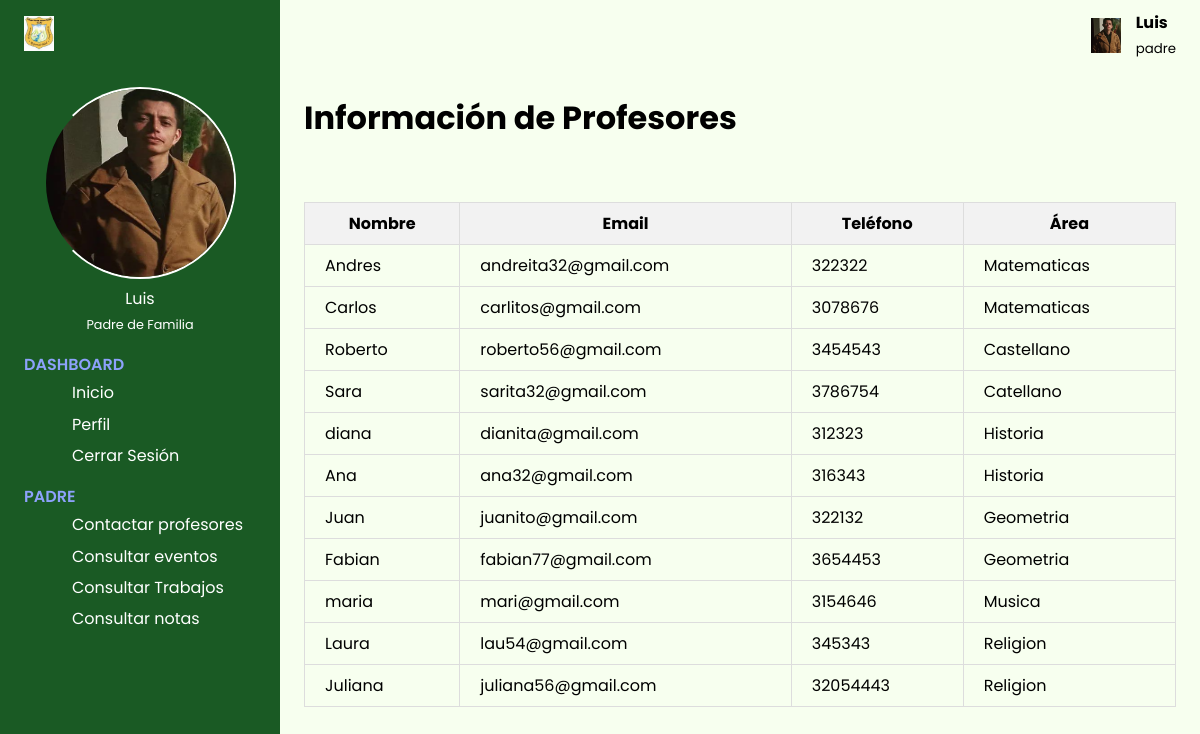
Page /logic/padre/contactarProfe.php?padre=luisito23@gmail.com on the committed database.
### tables this page shows
CREATE TABLE `padre` (
  `id` int(11) NOT NULL,
  `nombre` varchar(50) NOT NULL,
  `profesion` varchar(50) NOT NULL,
  `email` varchar(50) NOT NULL,
  `telefono` varchar(50) NOT NULL,
  `idEs` int(11) NOT NULL,
  `contrasena` varchar(50) NOT NULL
);

CREATE TABLE `profesor` (
  `id` int(11) NOT NULL,
  `nombre` varchar(50) NOT NULL,
  `profesion` varchar(50) NOT NULL,
  `edad` int(11) NOT NULL,
  `email` varchar(50) NOT NULL,
  `contrasena` varchar(50) NOT NULL,
  `telefono` int(15) NOT NULL,
  `area` varchar(50) NOT NULL
);

### config/db.php (called while the page is built, shortened)
<?php
    class DataBase{
        function connect(){
            $servername = "localhost";
            $username = "root";
            $password = "";
            $dbname = "colegiosga";
            $url=mysqli_connect($servername,$username,$password) or die("No se pudo conectar a la base de datos" .mysqli_error($url));
            mysqli_select_db($url,$dbname) or die("No se pudo seleccionar a la base de datos" .mysqli_error($url));
            return $url;
        }
    }
?>

### logic/padre/crud_padre.php (called while the page is built, shortened)
<?php
class Crud_padre {
    private $conexion;
    public function __construct($conexion) {
        $this->conexion = $conexion;
    }
    public function obtenerPadre($email) {
        $query = "SELECT * FROM padre WHERE email = '$email'";
        $result = mysqli_query($this->conexion, $query);
        if (mysqli_num_rows($result) > 0) {
            return mysqli_fetch_assoc($result);
        } else {
            return null;
        }
    }
}
?>

### logic/profesor/crud_profe.php (called while the page is built, shortened)
<?php
class Crud_profe {
    private $conexion;
    public function __construct($conexion) {
        $this->conexion = $conexion;
    }
    function obtenerTodos() {
        $query = "SELECT * FROM profesor";
        $result = mysqli_query($this->conexion, $query);
        $profesores = [];
        if (mysqli_num_rows($result) > 0) {
            while ($row = $result->fetch_assoc()) {
                $profesores[] = $row;
            }
        }else {
            return null;
        }
        return $profesores;
    }
}
?>

### logic/padre/contactarProfe.php (the view, shortened to what this page needs)
<?php
include("../../pages/Dashboard/padresDs.php");
include("../../logic/profesor/crud_profe.php");
$db = new DataBase();
$crud_p = new Crud_profe($db->connect());
$profes = $crud_p->obtenerTodos();
?>
<!DOCTYPE html>
<html lang="es">
    <div class="main-content">
        <header>
            <div class="menu-toggle">
                <label for="nav-toggle">
                </label>
            </div>
            <div class="header-icons foto-perfil">
                <img src="/sources/img/admin.png" width="30px" alt="foto de perfil">
                <div class="info-p">
                    <h4><?php echo $padre["nombre"]; ?></h4>
                    <small>padre</small>
                </div>
            </div>
        </header>
        <main>
        <h1>Información de Profesores</h1>
        <br>
        <div class="page-header inicio">
                <table>
                    <thead>
                        <tr>
                            <th>Nombre</th>
                            <th>Email</th>
                            <th>Teléfono</th>
                            <th>Área</th>
                        </tr>
                    </thead>
                    <tbody>
                        <?php foreach ($profes as $profesor): ?>
                            <tr>
                                <td><?php echo htmlspecialchars($profesor['nombre']); ?></td>
                                <td><?php echo htmlspecialchars($profesor['email']); ?></td>
                                <td><?php echo htmlspecialchars($profesor['telefono']); ?></td>
                                <td><?php echo htmlspecialchars($profesor['area']); ?></td>
                            </tr>
                        <?php endforeach; ?>
                    </tbody>
                </table>
            </div>
        </main>
    </div>
</body>
</html>

### pages/Dashboard/padresDs.php (shortened to what this page needs)
<?php
include("../../logic/padre/crud_padre.php");
include("../../config/db.php");
$db = new DataBase();
$crud_padre = new Crud_padre($db->connect());
if (isset($_GET['padre'])) {
    $email = urldecode($_GET['padre']);
    $padre = $crud_padre->obtenerPadre($email);
}
?>
<!DOCTYPE html>
<html lang="es">
<head>
    <link rel="stylesheet" href="/css/Padashboard.css">
    <link rel="stylesheet" href="https://cdn.jsdelivr.net/npm/line-awesome/dist/line-awesome/css/line-awesome.min.css">
</head>
<body>
    <div class="sidebar">
        <div class="sidebar-brand">
            <div class="brand-flex">
                <img src="/sources/img/Colegio Nicolas Gomez Davila (IED).jpg" width="30px" alt="logo">
                <div class="brand-icons">
                </div>
            </div>
        </div>
        <div class="sidebar-main">
            <div class="sidebar-user">
                <img src="/sources/img/admin.png" alt="foto de perfil">
                <div>
                    <?php echo $padre["nombre"]; ?></h3>
                    <p><span>Padre de Familia</span></p>
                </div>
            </div>
            <div class="sidebar-menu">
                <div class="menu-head">
                    <span>Dashboard</span>
                </div>
                <ul>
                    <li>
                    <a href="../../logic/padre/inicio.php?padre=<?php echo $email; ?>">
                            <span>Inicio</span>
                        </a>
                    </li>
                    <li>
                        <a href="../../logic/padre/perfilPadre.php?padre=<?php echo $email;?>">
                            <span>Perfil</span>
                        </a>
                    </li>
                    <li>
                        <a href="../../index.php"><?php session_destroy() ?>
                            <span>Cerrar Sesión</span>
                        </a>
                    </li>
                </ul>
                <div class="menu-head">
                    <span>Padre</span>
                </div>
                <ul>
                    <li>
                    <a href="../../logic/padre/contactarProfe.php?padre=<?php echo $email;?>">
                            <span>Contactar profesores</span>
                        </a>
                    </li>
                    <li>
                        <a href="#">
                            <span>Consultar eventos</span>
                        </a>
                    <li>
                        <a href="#">
                            <span>Consultar Trabajos</span>
                        </a>
                    </li>
                    <li>
                        <a href="#">
                            <span>Consultar notas</span>
                        </a>
                    </li>
                </ul>
            </div>
        </div>
    </div>
</body>
</html>

### css/Padashboard.css (style rules this page uses)
:root { --color-main: #1a202e; }
* { font-family: 'Poppins', sans-serif; box-sizing: border-box; text-decoration: none; list-style-type: none; margin: 0; }
.sidebar { width: 280px; position: fixed; left: 0; top: 0; height: 100%; padding: 1rem 1.5rem; background-color: #1a5a24; color: #fff; overflow-y: auto; }
.sidebar-brand { height: 55px; }
.brand-flex { display: flex; align-items: center; justify-content: space-between; }
.sidebar-user { margin: 1rem 0rem 1rem 0rem; text-align: center; }
.sidebar-user img { width: 12rem; height: 12rem; border-radius: 50%; border-left: 2px solid transparent; border-right: 2px solid #fff; border-bottom: 2px solid #fff; border-top: 2px solid #fff; }
.sidebar-user span { font-size: 0.8rem; }
.sidebar-menu { margin-top: 0.5rem; }
.menu-head { text-transform: uppercase; color: #8da2fb; font-size: 1rem; font-weight: 600; margin-bottom: 0.2rem; }
.sidebar ul { margin-bottom: 1rem; }
.sidebar li { margin-bottom: 0.4rem; }
.sidebar li a { color: #fff; font-size: 0.5rem; display: flex; align-items: center; }
.sidebar li a span { font-size: 1rem; display: inline-block; margin-right: 0.5rem; }
header { height: 70px; display: flex; justify-content: space-between; align-items: center; background: #f7ffef; padding: 1rem 1.5rem; }
.menu-toggle label { height: 60px; width: 60px; display: grid; place-items: center; font-size: 1.5rem; border-radius: 50%; }
.header-icons img { display: inline-block; margin-left: .7rem; font-size: 1.4rem; }
.info-p { display: inline-block; margin-left: 10px; }
.main-content { margin-left: 280px; }
main { padding: 1.5rem; background: #f7ffef; min-height: calc(100vh - 70px); }
.page-header { display: flex; justify-content: space-between; margin: 35px 0 0 0; }
table { width: 100%; border-collapse: collapse; }
th, td { padding: 8px 20px; border: 1px solid #ddd; }
th { background-color: #f2f2f2; }

### rows in the picture
padre: nombre "Luis"
profesor: nombre "Andres", email "andreita32@gmail.com", telefono "322322", area "Matematicas"
profesor: nombre "Carlos", email "carlitos@gmail.com", telefono "3078676", area "Matematicas"
profesor: nombre "Roberto", email "roberto56@gmail.com", telefono "3454543", area "Castellano"
profesor: nombre "Sara", email "sarita32@gmail.com", telefono "3786754", area "Catellano"
profesor: nombre "diana", email "dianita@gmail.com", telefono "312323", area "Historia"
profesor: nombre "Ana", email "ana32@gmail.com", telefono "316343", area "Historia"
profesor: nombre "Juan", email "juanito@gmail.com", telefono "322132", area "Geometria"
profesor: nombre "Fabian", email "fabian77@gmail.com", telefono "3654453", area "Geometria"
profesor: nombre "maria", email "mari@gmail.com", telefono "3154646", area "Musica"
profesor: nombre "Laura", email "lau54@gmail.com", telefono "345343", area "Religion"
profesor: nombre "Juliana", email "juliana56@gmail.com", telefono "32054443", area "Religion"
